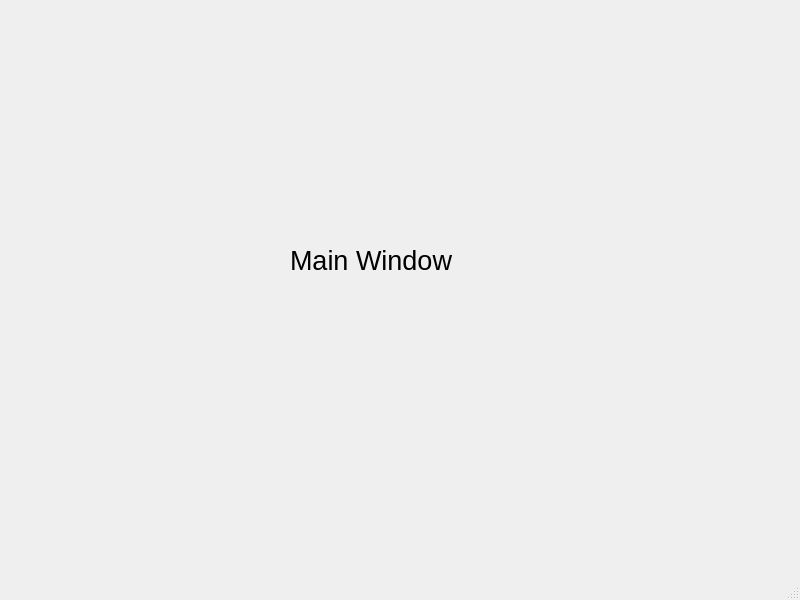
<?xml version="1.0" encoding="UTF-8"?>
<ui version="4.0">
 <class>MainWindow</class>
 <widget class="QMainWindow" name="MainWindow">
  <property name="geometry">
   <rect>
    <x>0</x>
    <y>0</y>
    <width>800</width>
    <height>600</height>
   </rect>
  </property>
  <property name="windowTitle">
   <string>MainWindow</string>
  </property>
  <widget class="QWidget" name="centralwidget">
   <widget class="QLabel" name="label">
    <property name="geometry">
     <rect>
      <x>290</x>
      <y>230</y>
      <width>201</width>
      <height>61</height>
     </rect>
    </property>
    <property name="font">
     <font>
      <pointsize>20</pointsize>
     </font>
    </property>
    <property name="text">
     <string>Main Window</string>
    </property>
   </widget>
  </widget>
  <widget class="QMenuBar" name="menubar">
   <property name="geometry">
    <rect>
     <x>0</x>
     <y>0</y>
     <width>800</width>
     <height>27</height>
    </rect>
   </property>
  </widget>
  <widget class="QStatusBar" name="statusbar"/>
 </widget>
 <resources/>
 <connections/>
</ui>
